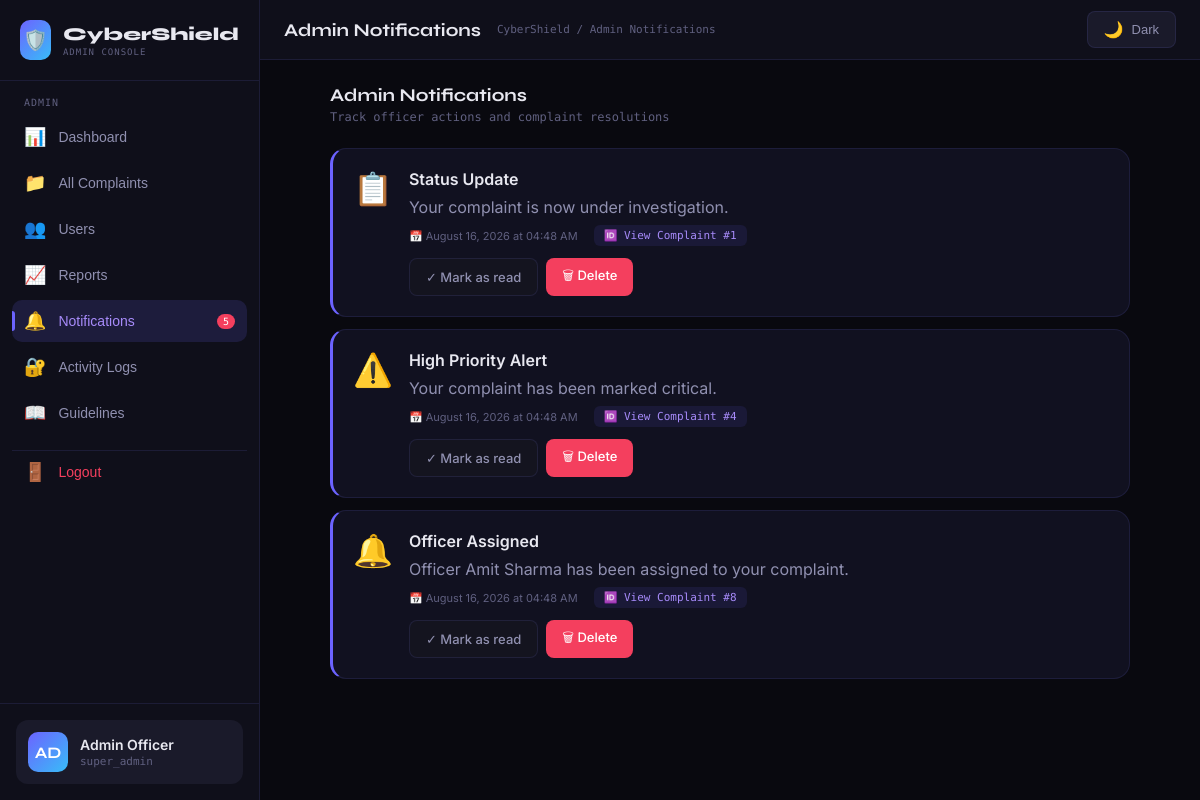
Page /admin-notifications.php (signed in) on the committed database.
### tables this page shows
CREATE TABLE IF NOT EXISTS notifications (
    id INT AUTO_INCREMENT PRIMARY KEY,
    user_id INT,
    complaint_id INT NULL,
    complaint_num VARCHAR(50),
    title VARCHAR(200) NOT NULL,
    message TEXT NOT NULL,
    is_read BOOLEAN DEFAULT FALSE,
    created_at TIMESTAMP DEFAULT CURRENT_TIMESTAMP,
    FOREIGN KEY (user_id) REFERENCES users(id) ON DELETE CASCADE,
    FOREIGN KEY (complaint_id) REFERENCES complaints(id) ON DELETE CASCADE
);

### admin-notifications.php (the view, shortened to what this page needs)
<?php
$conn = getConnection();
$columns_result = $conn->query("SHOW COLUMNS FROM notifications");
$columns = [];
while ($col = $columns_result->fetch_assoc()) {
    $columns[] = $col['Field'];
}
$stmt = $conn->prepare("SELECT * FROM notifications WHERE user_id = 1 ORDER BY created_at DESC");
$stmt->execute();
$notifications = $stmt->get_result();
$hasComplaintId = in_array('complaint_id', $columns);
$hasComplaintNum = in_array('complaint_num', $columns);
?>
<?php include 'includes/header.php'; ?>
<?php include 'includes/sidebar.php'; ?>
<div class="notification-page" style="max-width: 800px; margin: 0 auto;">
    <div style="display: flex; justify-content: space-between; align-items: center; margin-bottom: 24px;">
        <div>
            <div class="section-title">Admin Notifications</div>
            <div class="section-subtitle">
                Track officer actions and complaint resolutions
            </div>
        </div>
    </div>
    <?php if ($notifications->num_rows == 0): ?>
        <div class="card" style="text-align: center; padding: 60px 20px;">
            <div style="font-size: 64px; margin-bottom: 16px;">🔔</div>
            <div class="section-title" style="margin-bottom: 8px;">No notifications yet</div>
            <div class="section-subtitle">When officers resolve complaints, you'll see them here</div>
        </div>
    <?php else: ?>
        <?php while ($notif = $notifications->fetch_assoc()): ?>
            <div class="card" style="margin-bottom: 12px; <?php echo !$notif['is_read'] ? 'border-left: 3px solid var(--accent);' : ''; ?>">
                <div style="padding: 20px; display: flex; gap: 16px;">
                    <div style="font-size: 32px;">
                        <?php
                        if (strpos($notif['title'] ?? '', 'Resolved') !== false) echo '✅';
                        elseif (strpos($notif['title'] ?? '', 'Status') !== false) echo '📋';
                        elseif (strpos($notif['title'] ?? '', 'Alert') !== false) echo '⚠️';
                        else echo '🔔';
                        ?>
                    </div>
                    <div style="flex: 1;">
                        <div class="notification-title" style="font-weight: <?php echo !$notif['is_read'] ? '600' : '400'; ?>">
                            <?php echo htmlspecialchars($notif['title'] ?? 'Notification'); ?>
                        </div>
                        <div class="notification-message" style="color: var(--text2); margin: 8px 0;">
                            <?php echo htmlspecialchars($notif['message'] ?? ''); ?>
                        </div>
                        <div style="display: flex; gap: 16px; align-items: center; flex-wrap: wrap; margin-top: 8px;">
                            <span style="font-size: 11px; color: var(--text3);">
                                📅 <?php echo date('F d, Y \a\t h:i A', strtotime($notif['created_at'])); ?>
                            </span>
                            <?php if ($hasComplaintId && !empty($notif['complaint_id'])): ?>
                                <a href="complaint-detail.php?id=<?php echo $notif['complaint_id']; ?>" class="cid" style="text-decoration: none;">
                                    🆔 View Complaint #<?php echo $notif['complaint_id']; ?>
                                </a>
                            <?php elseif ($hasComplaintNum && !empty($notif['complaint_num'])): ?>
                                <span class="cid">🆔 <?php echo htmlspecialchars($notif['complaint_num']); ?></span>
                            <?php endif; ?>
                        </div>
                        <div style="display: flex; gap: 8px; margin-top: 12px;">
                            <?php if (!$notif['is_read']): ?>
                                <a href="?mark_read=<?php echo $notif['id']; ?>" class="btn btn-ghost btn-sm">✓ Mark as read</a>
                            <?php endif; ?>
                            <a href="?delete=<?php echo $notif['id']; ?>" class="btn btn-danger btn-sm" onclick="return confirm('Delete this notification?')">🗑 Delete</a>
                        </div>
                    </div>
                </div>
            </div>
        <?php endwhile; ?>
    <?php endif; ?>
</div>
<?php include 'includes/footer.php'; ?>

### css/style.css (style rules this page uses)
:root { --bg: #09090f; --bg2: #0f0f1a; --bg3: #14141f; --bg4: #1a1a2a; --border: rgba(120,120,255,0.12); --border2: rgba(120,120,255,0.22); --accent: #6c63ff; --accent2: #a78bfa; --accent3: #38bdf8; --danger: #f43f5e; --warning: #f59e0b; --success: #10b981; --text: #e8e8f0; --text2: #9090b0; --text3: #606080; --card: #111120; --card2: #161628; --mono: 'DM Mono', monospace; --sans: 'Inter', sans-serif; --display: 'Syne', sans-serif; }
* { margin: 0; padding: 0; box-sizing: border-box; }
body { font-family: var(--sans); background: var(--bg); color: var(--text); min-height: 100vh; overflow-x: hidden; }
.btn { display: inline-flex; align-items: center; gap: 8px; padding: 8px 20px; border-radius: 10px; font-size: 13px; font-weight: 600; cursor: pointer; border: none; transition: all 0.15s; font-family: var(--sans); text-decoration: none; }
.btn-ghost { background: transparent; border: 1px solid var(--border2); color: var(--text2); }
.btn-danger { background: rgba(244,63,94,0.15); border: 1px solid rgba(244,63,94,0.3); color: var(--danger); }
.btn-sm { padding: 6px 14px; font-size: 12px; }
.card { background: var(--card); border: 1px solid var(--border); border-radius: 16px; overflow: hidden; }
.cid { font-family: var(--mono); font-size: 11px; color: var(--accent2); background: rgba(108,99,255,0.1); padding: 4px 10px; border-radius: 6px; }
.section-title { font-family: var(--display); font-size: 18px; font-weight: 700; color: var(--text); }
.section-subtitle { font-size: 12px; color: var(--text3); font-family: var(--mono); margin-top: 4px; }

### includes/sidebar.php (style rules this page uses)
.btn { padding: 8px 16px; border-radius: 8px; font-weight: 500; cursor: pointer; transition: all 0.2s; border: none; font-size: 13px; }
.btn-ghost { background: var(--bg3); color: var(--text2); border: 1px solid var(--border); }
.btn-danger { background: #f43f5e; color: white; }

### rows in the picture
notifications: title "Status Update", message "Your complaint is now under investigation.", created_at "August 16, 2026 at 04:48 AM", complaint "1"
notifications: title "High Priority Alert", message "Your complaint has been marked critical.", created_at "August 16, 2026 at 04:48 AM", complaint "4"
notifications: title "Officer Assigned", message "Officer Amit Sharma has been assigned to your complaint.", created_at "August 16, 2026 at 04:48 AM", complaint "8"

### other values in the picture
$adminUnreadCount "5"
$initials "AD"
$userName "Admin Officer"
$userRole "super_admin"
$pageTitle "Admin Notifications"
